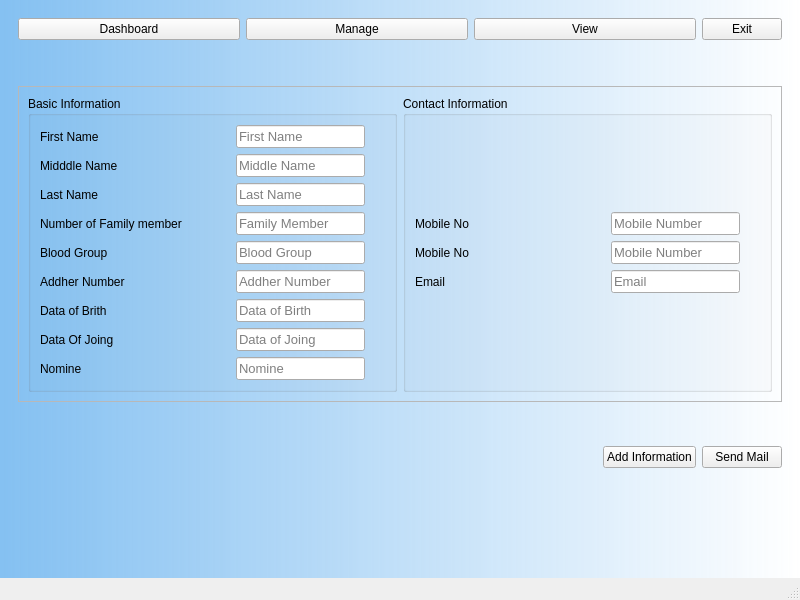
<?xml version="1.0" encoding="UTF-8"?>
<ui version="4.0">
 <class>MainWindow</class>
 <widget class="QMainWindow" name="MainWindow">
  <property name="geometry">
   <rect>
    <x>0</x>
    <y>0</y>
    <width>800</width>
    <height>600</height>
   </rect>
  </property>
  <property name="windowTitle">
   <string>MainWindow</string>
  </property>
  <property name="styleSheet">
   <string notr="true"/>
  </property>
  <widget class="QWidget" name="centralwidget">
   <property name="styleSheet">
    <string notr="true">QWidget#centralwidget{background-color:qlineargradient(spread:pad, x1:0, y1:0, x2:1, y2:0, stop:0 rgba(63, 162, 243, 155), stop:1 rgba(255, 255, 255, 255))}</string>
   </property>
   <layout class="QGridLayout" name="gridLayout_2">
    <item row="0" column="0">
     <widget class="QWidget" name="widget_2" native="true">
      <property name="font">
       <font>
        <weight>50</weight>
        <bold>false</bold>
        <stylestrategy>PreferAntialias</stylestrategy>
       </font>
      </property>
      <property name="styleSheet">
       <string notr="true"/>
      </property>
      <layout class="QGridLayout" name="gridLayout_5">
       <item row="2" column="0">
        <widget class="QFrame" name="frame">
         <property name="frameShape">
          <enum>QFrame::StyledPanel</enum>
         </property>
         <property name="frameShadow">
          <enum>QFrame::Raised</enum>
         </property>
         <layout class="QGridLayout" name="gridLayout">
          <item row="1" column="0">
           <widget class="QGroupBox" name="groupBox">
            <property name="styleSheet">
             <string notr="true">font: 12pt &quot;MS Shell Dlg 2&quot;;</string>
            </property>
            <property name="title">
             <string>Basic Information</string>
            </property>
            <layout class="QGridLayout" name="gridLayout_3">
             <item row="0" column="0">
              <layout class="QVBoxLayout" name="verticalLayout_3">
               <item>
                <widget class="QLabel" name="label_4">
                 <property name="text">
                  <string>First Name</string>
                 </property>
                </widget>
               </item>
               <item>
                <widget class="QLabel" name="label">
                 <property name="text">
                  <string>Midddle Name</string>
                 </property>
                </widget>
               </item>
               <item>
                <widget class="QLabel" name="label_23">
                 <property name="text">
                  <string>Last Name</string>
                 </property>
                </widget>
               </item>
               <item>
                <widget class="QLabel" name="label_2">
                 <property name="text">
                  <string>Number of Family member</string>
                 </property>
                </widget>
               </item>
               <item>
                <widget class="QLabel" name="label_3">
                 <property name="text">
                  <string>Blood Group</string>
                 </property>
                </widget>
               </item>
               <item>
                <widget class="QLabel" name="label_10">
                 <property name="text">
                  <string>Addher Number</string>
                 </property>
                </widget>
               </item>
               <item>
                <widget class="QLabel" name="label_24">
                 <property name="text">
                  <string>Data of Brith</string>
                 </property>
                </widget>
               </item>
               <item>
                <widget class="QLabel" name="label_25">
                 <property name="text">
                  <string>Data Of Joing</string>
                 </property>
                </widget>
               </item>
               <item>
                <widget class="QLabel" name="label_26">
                 <property name="styleSheet">
                  <string notr="true"/>
                 </property>
                 <property name="text">
                  <string>Nomine</string>
                 </property>
                </widget>
               </item>
              </layout>
             </item>
             <item row="0" column="1">
              <layout class="QVBoxLayout" name="verticalLayout">
               <property name="leftMargin">
                <number>20</number>
               </property>
               <property name="rightMargin">
                <number>20</number>
               </property>
               <item>
                <widget class="QLineEdit" name="fname">
                 <property name="sizePolicy">
                  <sizepolicy hsizetype="Minimum" vsizetype="Fixed">
                   <horstretch>0</horstretch>
                   <verstretch>0</verstretch>
                  </sizepolicy>
                 </property>
                 <property name="font">
                  <font>
                   <family>MS Shell Dlg 2</family>
                   <pointsize>10</pointsize>
                   <weight>50</weight>
                   <italic>false</italic>
                   <bold>false</bold>
                  </font>
                 </property>
                 <property name="styleSheet">
                  <string notr="true">font: 10pt &quot;MS Shell Dlg 2&quot;;</string>
                 </property>
                 <property name="placeholderText">
                  <string>First Name</string>
                 </property>
                </widget>
               </item>
               <item>
                <widget class="QLineEdit" name="mname">
                 <property name="sizePolicy">
                  <sizepolicy hsizetype="Minimum" vsizetype="Fixed">
                   <horstretch>0</horstretch>
                   <verstretch>0</verstretch>
                  </sizepolicy>
                 </property>
                 <property name="font">
                  <font>
                   <family>MS Shell Dlg 2</family>
                   <pointsize>10</pointsize>
                   <weight>50</weight>
                   <italic>false</italic>
                   <bold>false</bold>
                  </font>
                 </property>
                 <property name="styleSheet">
                  <string notr="true">font: 10pt &quot;MS Shell Dlg 2&quot;;</string>
                 </property>
                 <property name="placeholderText">
                  <string>Middle Name</string>
                 </property>
                </widget>
               </item>
               <item>
                <widget class="QLineEdit" name="lname">
                 <property name="sizePolicy">
                  <sizepolicy hsizetype="Minimum" vsizetype="Fixed">
                   <horstretch>0</horstretch>
                   <verstretch>0</verstretch>
                  </sizepolicy>
                 </property>
                 <property name="font">
                  <font>
                   <family>MS Shell Dlg 2</family>
                   <pointsize>10</pointsize>
                   <weight>50</weight>
                   <italic>false</italic>
                   <bold>false</bold>
                  </font>
                 </property>
                 <property name="styleSheet">
                  <string notr="true">font: 10pt &quot;MS Shell Dlg 2&quot;;
</string>
                 </property>
                 <property name="placeholderText">
                  <string>Last Name</string>
                 </property>
                </widget>
               </item>
               <item>
                <widget class="QLineEdit" name="nofc">
                 <property name="sizePolicy">
                  <sizepolicy hsizetype="Minimum" vsizetype="Fixed">
                   <horstretch>0</horstretch>
                   <verstretch>0</verstretch>
                  </sizepolicy>
                 </property>
                 <property name="font">
                  <font>
                   <family>MS Shell Dlg 2</family>
                   <pointsize>10</pointsize>
                   <weight>50</weight>
                   <italic>false</italic>
                   <bold>false</bold>
                  </font>
                 </property>
                 <property name="styleSheet">
                  <string notr="true">font: 10pt &quot;MS Shell Dlg 2&quot;;
</string>
                 </property>
                 <property name="placeholderText">
                  <string>Family Member</string>
                 </property>
                </widget>
               </item>
               <item>
                <widget class="QLineEdit" name="bloodGroup">
                 <property name="sizePolicy">
                  <sizepolicy hsizetype="Minimum" vsizetype="Fixed">
                   <horstretch>0</horstretch>
                   <verstretch>0</verstretch>
                  </sizepolicy>
                 </property>
                 <property name="font">
                  <font>
                   <family>MS Shell Dlg 2</family>
                   <pointsize>10</pointsize>
                   <weight>50</weight>
                   <italic>false</italic>
                   <bold>false</bold>
                  </font>
                 </property>
                 <property name="styleSheet">
                  <string notr="true">font: 10pt &quot;MS Shell Dlg 2&quot;;</string>
                 </property>
                 <property name="placeholderText">
                  <string>Blood Group</string>
                 </property>
                </widget>
               </item>
               <item>
                <widget class="QLineEdit" name="addherNo">
                 <property name="sizePolicy">
                  <sizepolicy hsizetype="Minimum" vsizetype="Fixed">
                   <horstretch>0</horstretch>
                   <verstretch>0</verstretch>
                  </sizepolicy>
                 </property>
                 <property name="font">
                  <font>
                   <family>MS Shell Dlg 2</family>
                   <pointsize>10</pointsize>
                   <weight>50</weight>
                   <italic>false</italic>
                   <bold>false</bold>
                  </font>
                 </property>
                 <property name="styleSheet">
                  <string notr="true">font: 10pt &quot;MS Shell Dlg 2&quot;;</string>
                 </property>
                 <property name="placeholderText">
                  <string>Addher Number</string>
                 </property>
                </widget>
               </item>
               <item>
                <widget class="QLineEdit" name="DOB">
                 <property name="sizePolicy">
                  <sizepolicy hsizetype="Minimum" vsizetype="Fixed">
                   <horstretch>0</horstretch>
                   <verstretch>0</verstretch>
                  </sizepolicy>
                 </property>
                 <property name="font">
                  <font>
                   <family>MS Shell Dlg 2</family>
                   <pointsize>10</pointsize>
                   <weight>50</weight>
                   <italic>false</italic>
                   <bold>false</bold>
                  </font>
                 </property>
                 <property name="styleSheet">
                  <string notr="true">font: 10pt &quot;MS Shell Dlg 2&quot;;</string>
                 </property>
                 <property name="placeholderText">
                  <string>Data of Birth</string>
                 </property>
                </widget>
               </item>
               <item>
                <widget class="QLineEdit" name="DOJ">
                 <property name="sizePolicy">
                  <sizepolicy hsizetype="Minimum" vsizetype="Fixed">
                   <horstretch>0</horstretch>
                   <verstretch>0</verstretch>
                  </sizepolicy>
                 </property>
                 <property name="font">
                  <font>
                   <family>MS Shell Dlg 2</family>
                   <pointsize>10</pointsize>
                   <weight>50</weight>
                   <italic>false</italic>
                   <bold>false</bold>
                  </font>
                 </property>
                 <property name="styleSheet">
                  <string notr="true">font: 10pt &quot;MS Shell Dlg 2&quot;;</string>
                 </property>
                 <property name="placeholderText">
                  <string>Data of Joing</string>
                 </property>
                </widget>
               </item>
               <item>
                <widget class="QLineEdit" name="Nomine">
                 <property name="sizePolicy">
                  <sizepolicy hsizetype="Minimum" vsizetype="Fixed">
                   <horstretch>0</horstretch>
                   <verstretch>0</verstretch>
                  </sizepolicy>
                 </property>
                 <property name="font">
                  <font>
                   <family>MS Shell Dlg 2</family>
                   <pointsize>10</pointsize>
                   <weight>50</weight>
                   <italic>false</italic>
                   <bold>false</bold>
                  </font>
                 </property>
                 <property name="styleSheet">
                  <string notr="true">font: 10pt &quot;MS Shell Dlg 2&quot;;</string>
                 </property>
                 <property name="placeholderText">
                  <string>Nomine</string>
                 </property>
                </widget>
               </item>
              </layout>
             </item>
            </layout>
           </widget>
          </item>
          <item row="1" column="1">
           <widget class="QGroupBox" name="groupBox_2">
            <property name="styleSheet">
             <string notr="true">font: 12pt &quot;MS Shell Dlg 2&quot;;</string>
            </property>
            <property name="title">
             <string>Contact Information</string>
            </property>
            <layout class="QGridLayout" name="gridLayout_4">
             <item row="0" column="0">
              <layout class="QVBoxLayout" name="verticalLayout_4">
               <item>
                <widget class="QLabel" name="label_22">
                 <property name="text">
                  <string>Mobile No</string>
                 </property>
                </widget>
               </item>
               <item>
                <widget class="QLabel" name="label_9">
                 <property name="text">
                  <string>Mobile No</string>
                 </property>
                </widget>
               </item>
               <item>
                <widget class="QLabel" name="label_21">
                 <property name="text">
                  <string>Email</string>
                 </property>
                </widget>
               </item>
              </layout>
             </item>
             <item row="0" column="1">
              <layout class="QVBoxLayout" name="verticalLayout_2">
               <property name="leftMargin">
                <number>20</number>
               </property>
               <property name="rightMargin">
                <number>20</number>
               </property>
               <item>
                <widget class="QLineEdit" name="Mobile1">
                 <property name="sizePolicy">
                  <sizepolicy hsizetype="Minimum" vsizetype="Fixed">
                   <horstretch>0</horstretch>
                   <verstretch>0</verstretch>
                  </sizepolicy>
                 </property>
                 <property name="font">
                  <font>
                   <family>MS Shell Dlg 2</family>
                   <pointsize>10</pointsize>
                   <weight>50</weight>
                   <italic>false</italic>
                   <bold>false</bold>
                  </font>
                 </property>
                 <property name="styleSheet">
                  <string notr="true">font: 10pt &quot;MS Shell Dlg 2&quot;;</string>
                 </property>
                 <property name="placeholderText">
                  <string>Mobile Number</string>
                 </property>
                </widget>
               </item>
               <item>
                <widget class="QLineEdit" name="Mobile2">
                 <property name="sizePolicy">
                  <sizepolicy hsizetype="Minimum" vsizetype="Fixed">
                   <horstretch>0</horstretch>
                   <verstretch>0</verstretch>
                  </sizepolicy>
                 </property>
                 <property name="font">
                  <font>
                   <family>MS Shell Dlg 2</family>
                   <pointsize>10</pointsize>
                   <weight>50</weight>
                   <italic>false</italic>
                   <bold>false</bold>
                  </font>
                 </property>
                 <property name="styleSheet">
                  <string notr="true">font: 10pt &quot;MS Shell Dlg 2&quot;;</string>
                 </property>
                 <property name="placeholderText">
                  <string>Mobile Number</string>
                 </property>
                </widget>
               </item>
               <item>
                <widget class="QLineEdit" name="email">
                 <property name="sizePolicy">
                  <sizepolicy hsizetype="Minimum" vsizetype="Fixed">
                   <horstretch>0</horstretch>
                   <verstretch>0</verstretch>
                  </sizepolicy>
                 </property>
                 <property name="font">
                  <font>
                   <family>MS Shell Dlg 2</family>
                   <pointsize>10</pointsize>
                   <weight>50</weight>
                   <italic>false</italic>
                   <bold>false</bold>
                  </font>
                 </property>
                 <property name="styleSheet">
                  <string notr="true">font: 10pt &quot;MS Shell Dlg 2&quot;;</string>
                 </property>
                 <property name="placeholderText">
                  <string>Email</string>
                 </property>
                </widget>
               </item>
              </layout>
             </item>
            </layout>
           </widget>
          </item>
         </layout>
        </widget>
       </item>
       <item row="0" column="0">
        <layout class="QHBoxLayout" name="horizontalLayout_2" stretch="4,4,4,0">
         <item>
          <widget class="QPushButton" name="pushButton_2">
           <property name="sizePolicy">
            <sizepolicy hsizetype="Minimum" vsizetype="Preferred">
             <horstretch>0</horstretch>
             <verstretch>0</verstretch>
            </sizepolicy>
           </property>
           <property name="styleSheet">
            <string notr="true"/>
           </property>
           <property name="text">
            <string>Dashboard</string>
           </property>
          </widget>
         </item>
         <item>
          <widget class="QPushButton" name="pushButton">
           <property name="sizePolicy">
            <sizepolicy hsizetype="Minimum" vsizetype="Preferred">
             <horstretch>0</horstretch>
             <verstretch>0</verstretch>
            </sizepolicy>
           </property>
           <property name="text">
            <string>Manage</string>
           </property>
          </widget>
         </item>
         <item>
          <widget class="QPushButton" name="pushButton_4">
           <property name="sizePolicy">
            <sizepolicy hsizetype="Minimum" vsizetype="Preferred">
             <horstretch>0</horstretch>
             <verstretch>0</verstretch>
            </sizepolicy>
           </property>
           <property name="text">
            <string>View</string>
           </property>
          </widget>
         </item>
         <item>
          <widget class="QPushButton" name="pushButton_3">
           <property name="sizePolicy">
            <sizepolicy hsizetype="Minimum" vsizetype="Preferred">
             <horstretch>0</horstretch>
             <verstretch>0</verstretch>
            </sizepolicy>
           </property>
           <property name="text">
            <string>Exit</string>
           </property>
          </widget>
         </item>
        </layout>
       </item>
       <item row="1" column="0">
        <spacer name="verticalSpacer_2">
         <property name="orientation">
          <enum>Qt::Vertical</enum>
         </property>
         <property name="sizeHint" stdset="0">
          <size>
           <width>20</width>
           <height>40</height>
          </size>
         </property>
        </spacer>
       </item>
      </layout>
     </widget>
    </item>
    <item row="1" column="0">
     <widget class="QWidget" name="widget" native="true">
      <property name="styleSheet">
       <string notr="true"/>
      </property>
      <layout class="QGridLayout" name="gridLayout_6">
       <item row="1" column="3">
        <widget class="QPushButton" name="pushButton_6">
         <property name="text">
          <string>Send Mail</string>
         </property>
        </widget>
       </item>
       <item row="1" column="2">
        <widget class="QPushButton" name="add_info">
         <property name="text">
          <string>Add Information</string>
         </property>
        </widget>
       </item>
       <item row="1" column="0">
        <spacer name="horizontalSpacer">
         <property name="orientation">
          <enum>Qt::Horizontal</enum>
         </property>
         <property name="sizeHint" stdset="0">
          <size>
           <width>40</width>
           <height>20</height>
          </size>
         </property>
        </spacer>
       </item>
       <item row="2" column="2">
        <spacer name="verticalSpacer">
         <property name="orientation">
          <enum>Qt::Vertical</enum>
         </property>
         <property name="sizeHint" stdset="0">
          <size>
           <width>20</width>
           <height>40</height>
          </size>
         </property>
        </spacer>
       </item>
       <item row="0" column="1" colspan="3">
        <widget class="QLabel" name="error">
         <property name="styleSheet">
          <string notr="true">font: 75 8pt &quot;MS Shell Dlg 2&quot;;
color:rgb(255, 0, 0)</string>
         </property>
         <property name="text">
          <string/>
         </property>
        </widget>
       </item>
      </layout>
     </widget>
    </item>
   </layout>
  </widget>
  <widget class="QMenuBar" name="menubar">
   <property name="geometry">
    <rect>
     <x>0</x>
     <y>0</y>
     <width>800</width>
     <height>26</height>
    </rect>
   </property>
  </widget>
  <widget class="QStatusBar" name="statusbar"/>
 </widget>
 <tabstops>
  <tabstop>pushButton</tabstop>
  <tabstop>pushButton_4</tabstop>
  <tabstop>pushButton_3</tabstop>
  <tabstop>fname</tabstop>
  <tabstop>mname</tabstop>
  <tabstop>lname</tabstop>
  <tabstop>nofc</tabstop>
  <tabstop>bloodGroup</tabstop>
  <tabstop>addherNo</tabstop>
  <tabstop>DOB</tabstop>
  <tabstop>DOJ</tabstop>
  <tabstop>Nomine</tabstop>
  <tabstop>Mobile1</tabstop>
  <tabstop>Mobile2</tabstop>
  <tabstop>email</tabstop>
  <tabstop>pushButton_2</tabstop>
 </tabstops>
 <resources/>
 <connections/>
</ui>
